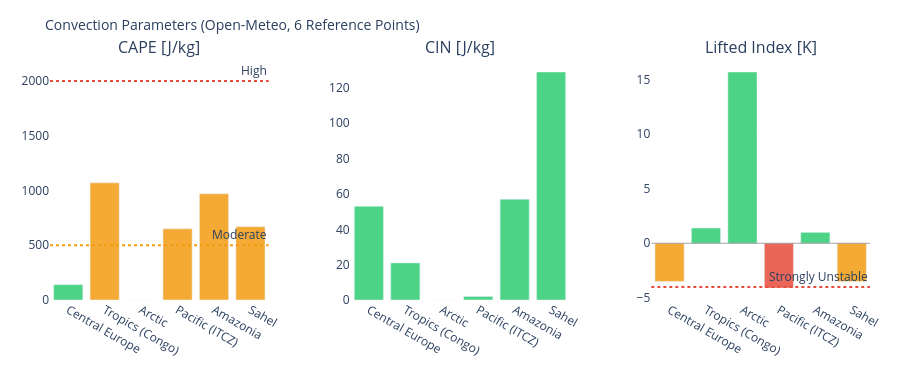

Here is the notebook cell this chart was saved with:
### Markdown cell above
---
## 3. Visualizations

### Code cell
# ============================================================
# CAPE / CIN / LIFTED INDEX – Convection potential
# ============================================================

if not df_atm.empty:
    fig = make_subplots(
        rows=1, cols=3,
        subplot_titles=['CAPE [J/kg]', 'CIN [J/kg]', 'Lifted Index [K]'],
        horizontal_spacing=0.1
    )
    pts = df_atm['point'].tolist()
    pt_colors = ['#E85D24','#185FA5','#888780','#378ADD','#639922','#F2A623']

    # CAPE – höher = mehr Gewitterpotential
    cape_vals = df_atm['cape'].fillna(0).tolist()
    cape_colors = ['#e74c3c' if v > 2000 else '#f39c12' if v > 500 else '#2ecc71'
                   for v in cape_vals]
    fig.add_trace(go.Bar(x=pts, y=cape_vals, marker_color=cape_colors,
                         opacity=0.85, showlegend=False), row=1, col=1)
    fig.add_hline(y=2000, line_dash='dot', line_color='#e74c3c',
                  annotation_text='High', row=1, col=1)
    fig.add_hline(y=500,  line_dash='dot', line_color='#f39c12',
                  annotation_text='Moderate', row=1, col=1)

    # CIN – negativer = stärker gedeckelt (weniger Auslöse)
    cin_vals = df_atm['cin'].fillna(0).tolist()
    cin_colors = ['#e74c3c' if v < -200 else '#f39c12' if v < -50 else '#2ecc71'
                  for v in cin_vals]
    fig.add_trace(go.Bar(x=pts, y=cin_vals, marker_color=cin_colors,
                         opacity=0.85, showlegend=False), row=1, col=2)

    # Lifted Index – negativ = instabil
    li_vals = df_atm['li'].fillna(0).tolist()
    li_colors = ['#e74c3c' if v < -4 else '#f39c12' if v < 0 else '#2ecc71'
                 for v in li_vals]
    fig.add_trace(go.Bar(x=pts, y=li_vals, marker_color=li_colors,
                         opacity=0.85, showlegend=False), row=1, col=3)
    fig.add_hline(y=0, line_color='gray', line_width=0.7, row=1, col=3)
    fig.add_hline(y=-4, line_dash='dot', line_color='#e74c3c',
                  annotation_text='Strongly Unstable', row=1, col=3)

    fig.update_layout(
        title=dict(text='Convection Parameters (Open-Meteo, 6 Reference Points)', font=dict(size=14)),
        height=380, plot_bgcolor='rgba(0,0,0,0)', paper_bgcolor='rgba(0,0,0,0)',
        margin=dict(l=50, r=30, t=60, b=80)
    )
    fig.update_xaxes(tickangle=30)
    fig.show()

### Figure 1 — Plotly figure (JSON) as saved in the notebook; plotly's stock layout.template omitted (floating-point values rounded to 4 significant figures)
{"data": [{"marker": {"color": ["#2ecc71", "#f39c12", "#2ecc71", "#f39c12", "#f39c12", "#f39c12"]}, "opacity": 0.85, "showlegend": false, "type": "bar", "x": ["Central Europe", "Tropics (Congo)", "Arctic", "Pacific (ITCZ)", "Amazonia", "Sahel"], "xaxis": "x", "y": [140.0, 1070.0, 0.0, 650.0, 970.0, 670.0], "yaxis": "y"}, {"marker": {"color": ["#2ecc71", "#2ecc71", "#2ecc71", "#2ecc71", "#2ecc71", "#2ecc71"]}, "opacity": 0.85, "showlegend": false, "type": "bar", "x": ["Central Europe", "Tropics (Congo)", "Arctic", "Pacific (ITCZ)", "Amazonia", "Sahel"], "xaxis": "x2", "y": [53.0, 21.0, 0.0, 2.0, 57.0, 129.0], "yaxis": "y2"}, {"marker": {"color": ["#f39c12", "#2ecc71", "#2ecc71", "#e74c3c", "#2ecc71", "#f39c12"]}, "opacity": 0.85, "showlegend": false, "type": "bar", "x": ["Central Europe", "Tropics (Congo)", "Arctic", "Pacific (ITCZ)", "Amazonia", "Sahel"], "xaxis": "x3", "y": [-3.5, 1.4, 15.7, -4.1, 1.0, -3.5], "yaxis": "y3"}], "layout": {"annotations": [{"font": {"size": 16}, "showarrow": false, "text": "CAPE [J/kg]", "x": 0.1333, "xanchor": "center", "xref": "paper", "y": 1.0, "yanchor": "bottom", "yref": "paper"}, {"font": {"size": 16}, "showarrow": false, "text": "CIN [J/kg]", "x": 0.5, "xanchor": "center", "xref": "paper", "y": 1.0, "yanchor": "bottom", "yref": "paper"}, {"font": {"size": 16}, "showarrow": false, "text": "Lifted Index [K]", "x": 0.8667, "xanchor": "center", "xref": "paper", "y": 1.0, "yanchor": "bottom", "yref": "paper"}, {"showarrow": false, "text": "High", "x": 1, "xanchor": "right", "xref": "x domain", "y": 2000, "yanchor": "bottom", "yref": "y"}, {"showarrow": false, "text": "Moderate", "x": 1, "xanchor": "right", "xref": "x domain", "y": 500, "yanchor": "bottom", "yref": "y"}, {"showarrow": false, "text": "Strongly Unstable", "x": 1, "xanchor": "right", "xref": "x3 domain", "y": -4, "yanchor": "bottom", "yref": "y3"}], "height": 380, "margin": {"b": 80, "l": 50, "r": 30, "t": 60}, "paper_bgcolor": "rgba(0,0,0,0)", "plot_bgcolor": "rgba(0,0,0,0)", "shapes": [{"line": {"color": "#e74c3c", "dash": "dot"}, "type": "line", "x0": 0, "x1": 1, "xref": "x domain", "y0": 2000, "y1": 2000, "yref": "y"}, {"line": {"color": "#f39c12", "dash": "dot"}, "type": "line", "x0": 0, "x1": 1, "xref": "x domain", "y0": 500, "y1": 500, "yref": "y"}, {"line": {"color": "gray", "width": 0.7}, "type": "line", "x0": 0, "x1": 1, "xref": "x3 domain", "y0": 0, "y1": 0, "yref": "y3"}, {"line": {"color": "#e74c3c", "dash": "dot"}, "type": "line", "x0": 0, "x1": 1, "xref": "x3 domain", "y0": -4, "y1": -4, "yref": "y3"}], "title": {"font": {"size": 14}, "text": "Convection Parameters (Open-Meteo, 6 Reference Points)"}, "xaxis": {"anchor": "y", "domain": [0.0, 0.2667], "tickangle": 30}, "xaxis2": {"anchor": "y2", "domain": [0.3667, 0.6333], "tickangle": 30}, "xaxis3": {"anchor": "y3", "domain": [0.7333, 1.0], "tickangle": 30}, "yaxis": {"anchor": "x", "domain": [0.0, 1.0]}, "yaxis2": {"anchor": "x2", "domain": [0.0, 1.0]}, "yaxis3": {"anchor": "x3", "domain": [0.0, 1.0]}}}
